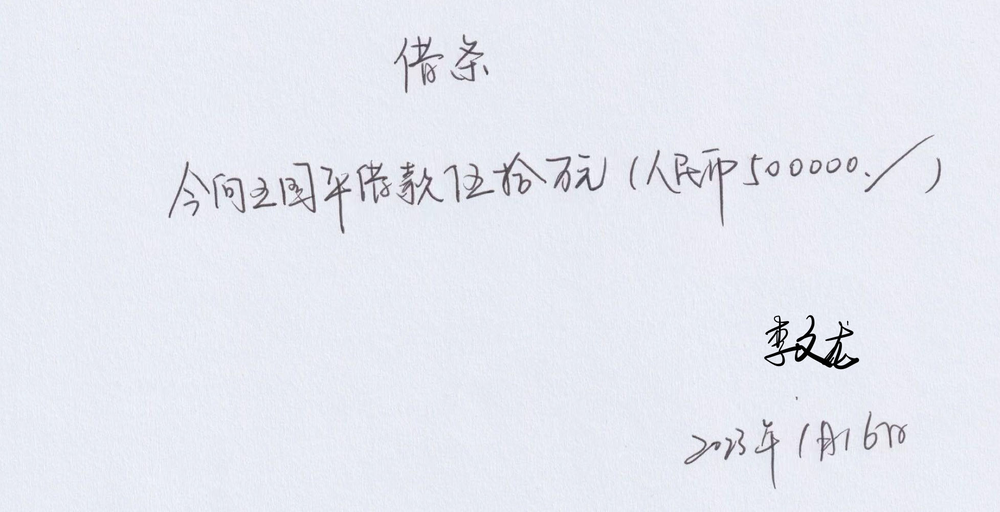
#> input picture src/main/resources/ori/img1.png, 1000 x 512 px, shrunk from 1955 x 1000 before the run
$ python -i HengShu.py   (imports and definitions only)
#> lines starting #> are read from the running program, lines starting #| are printed output that depends on the picture; after the words box and inside, x2 and y2 are one past the last pixel; in counts of white or black regions, pixels touching at a corner belong together
# -*- coding: utf-8 -*-
import sys

import cv2
import imageio
import numpy as np
import matplotlib.pyplot as plt
import os
import glob


def mark_strokes(image_path):
#> called with image_path = '../ori/img1.png'
    abs_image_path = os.path.abspath(image_path)

    with open(abs_image_path, 'rb') as f:
        image_array = np.asarray(bytearray(f.read()), dtype=np.uint8)
        image = cv2.imdecode(image_array, cv2.IMREAD_COLOR)
#> image is the input picture: shape (512, 1000, 3); mean B, G, R 241.7, 232.7, 230.1

    if image is None:
        print(f"无法加载图像: {image_path}")
        return

    gray = cv2.cvtColor(image, cv2.COLOR_BGR2GRAY)
    edges = cv2.Canny(gray, 50, 150)
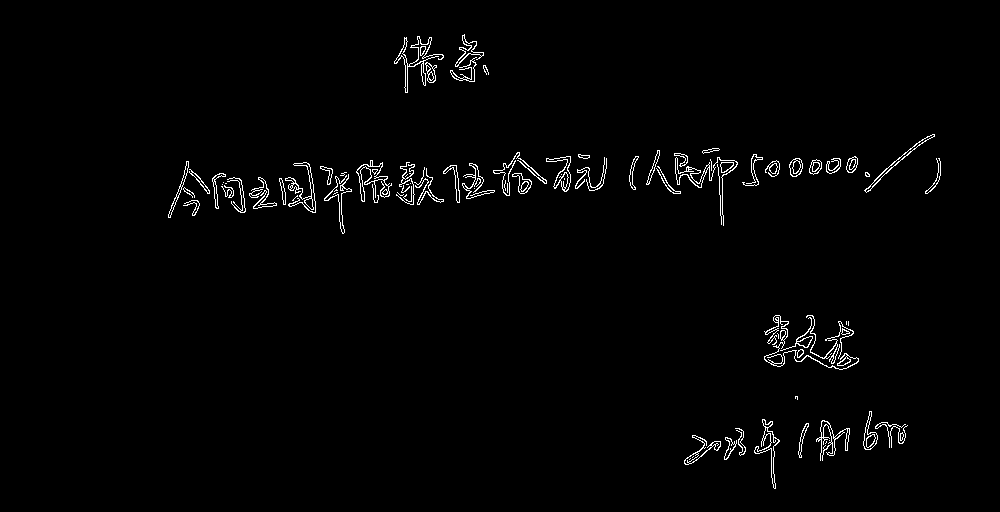
#> edges: shape (512, 1000); 1.5% white in thin lines or dots, all inside (x1, y1, x2, y2) = (168, 34, 941, 489)
    kernel = np.ones((5, 5), np.uint8)
    edges_dilated = cv2.dilate(edges, kernel, iterations=1)
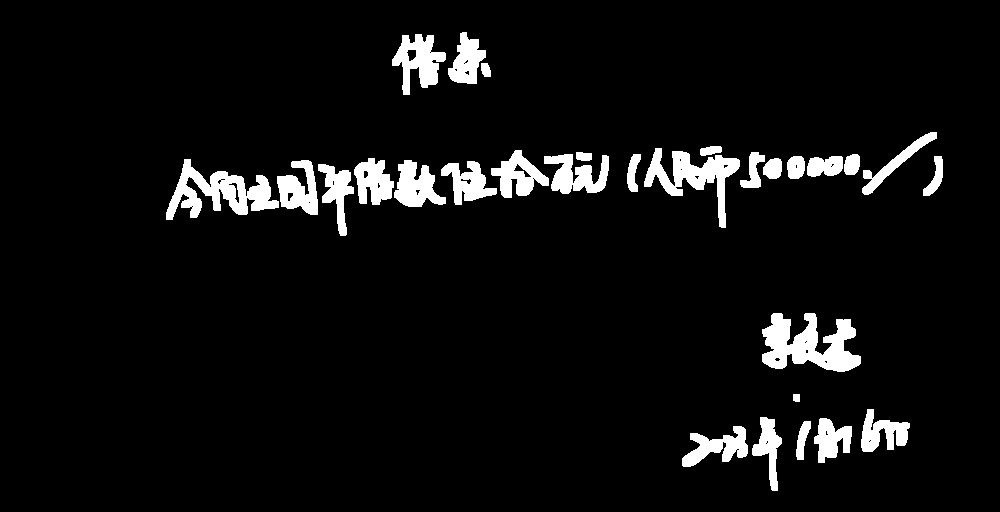
#> edges_dilated: shape (512, 1000); 5.9% white; 29 white regions, largest, box (x1, y1, x2, y2) and area: (762, 313, 861, 372) 3456, (166, 159, 279, 220) 3007, (644, 148, 740, 228) 2585
    lines = cv2.HoughLinesP(edges_dilated, 1, np.pi / 180, threshold=60, minLineLength=5, maxLineGap=5)
#> lines = 738 rows, first 6: [765, 164, 822, 159], [500, 182, 591, 177], [213, 205, 220, 205], [357, 184, 432, 184], [763, 167, 859, 164], [863, 173, 890, 173]
    line_image = np.zeros_like(image)

    if lines is not None:
        for line in lines:
            x1, y1, x2, y2 = line[0]
            angle = np.degrees(np.arctan2(y2 - y1, x2 - x1))
            if abs(angle) < 30:
                cv2.line(line_image, (x1, y1), (x2, y2), (0, 0, 255), 3)
            elif abs(angle) > 80:
                cv2.line(line_image, (x1, y1), (x2, y2), (255, 0, 0), 3)
            elif 30 <= angle <= 80:
                cv2.line(line_image, (x1, y1), (x2, y2), (0, 255, 0), 3)
            elif -80 <= angle <= -30:
                cv2.line(line_image, (x1, y1), (x2, y2), (0, 255, 255), 3)
#> this loop made 738 passes
#> (x1, y1, x2, y2, angle) on passes 1 to 3: (765, 164, 822, 159, -5.01), (500, 182, 591, 177, -3.14), (213, 205, 220, 205, 0)
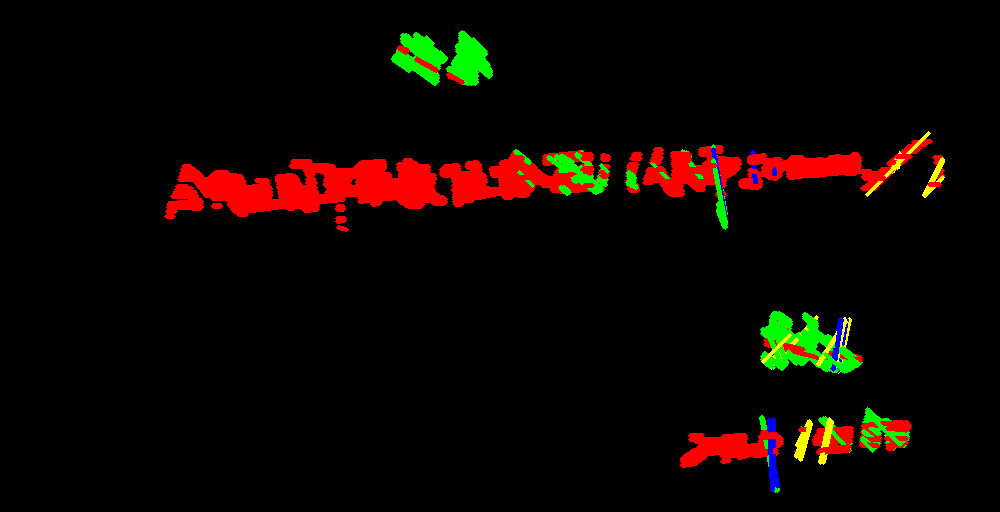
#> line_image: shape (512, 1000, 3); mean of channels 0, 1, 2 0.6, 5.2, 13.6; drawn as B, G, R

    result_image = cv2.addWeighted(image, 0.8, line_image, 1, 0)
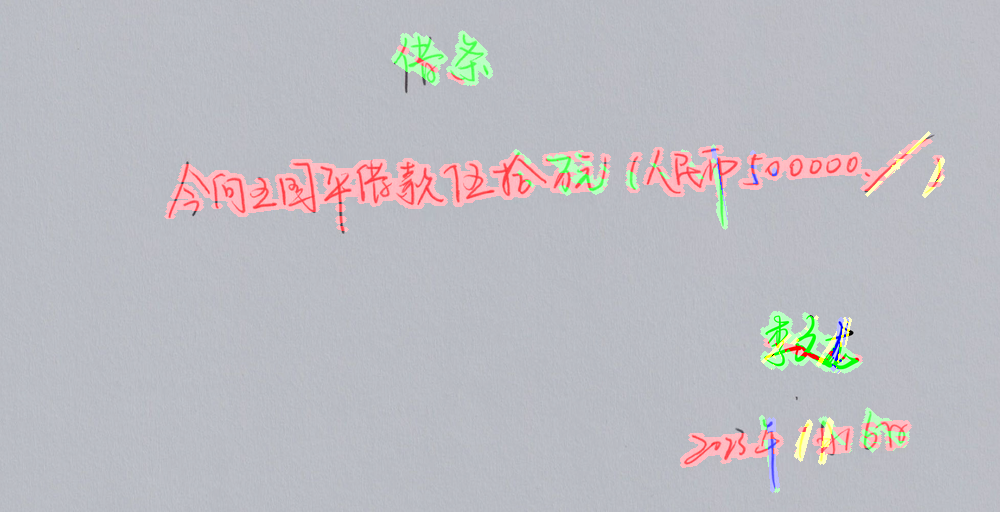
#> result_image: shape (512, 1000, 3); mean B, G, R 193.6, 188.2, 189.1

    result_folder = os.path.dirname(image_path)
    stroke_folder = os.path.join(result_folder, 'stroke')
    os.makedirs(stroke_folder, exist_ok=True)

    base_name = os.path.basename(image_path)
    name, ext = os.path.splitext(base_name)

    # 处理可能包含汉字的文件名
    safe_name = name
    result_image_path = os.path.join(stroke_folder, f"{safe_name}_stroke{ext}")

    print(f"保存到: {result_image_path}")  # 打印保存路径

    # 处理保存时的潜在错误
    try:
        imageio.imwrite(result_image_path, result_image)
        print(f"图像已成功保存: {result_image_path}")
    except Exception as e:
        print(f"保存图像失败: {result_image_path}, 错误信息: {e}")

    # [4 lines of commented-out code are left out]


def read(base_folder):
    image_files = []
    for folder_name in os.listdir(base_folder):
        folder_path = os.path.join(base_folder, folder_name)
        if os.path.isdir(folder_path):
            print(f"处理文件夹: {folder_name}")
            # 读取所有常见图片格式
            image_files.extend(glob.glob(os.path.join(folder_path, '*.[jp]*g')))
            image_files.extend(glob.glob(os.path.join(folder_path, '*.png')))
            image_files.extend(glob.glob(os.path.join(folder_path, '*.bmp')))
            image_files.extend(glob.glob(os.path.join(folder_path, '*.tiff')))
    return image_files


def main():
    base_folder = sys.argv[1]

    print("开始处理文件夹...")
    image_files = read(base_folder)

    print(image_files)

    if not image_files:
        print("没有找到任何图像文件.")
        return

    for image_file in image_files:
        print(f"正在处理图像文件: {image_file}")
        if not os.path.isfile(image_file):
            print(f"文件不存在: {image_file}")
        else:
            mark_strokes(image_file)

    print("处理完成.")


# [2 lines not run here, left out]

>>> result = mark_strokes('../ori/img1.png')
